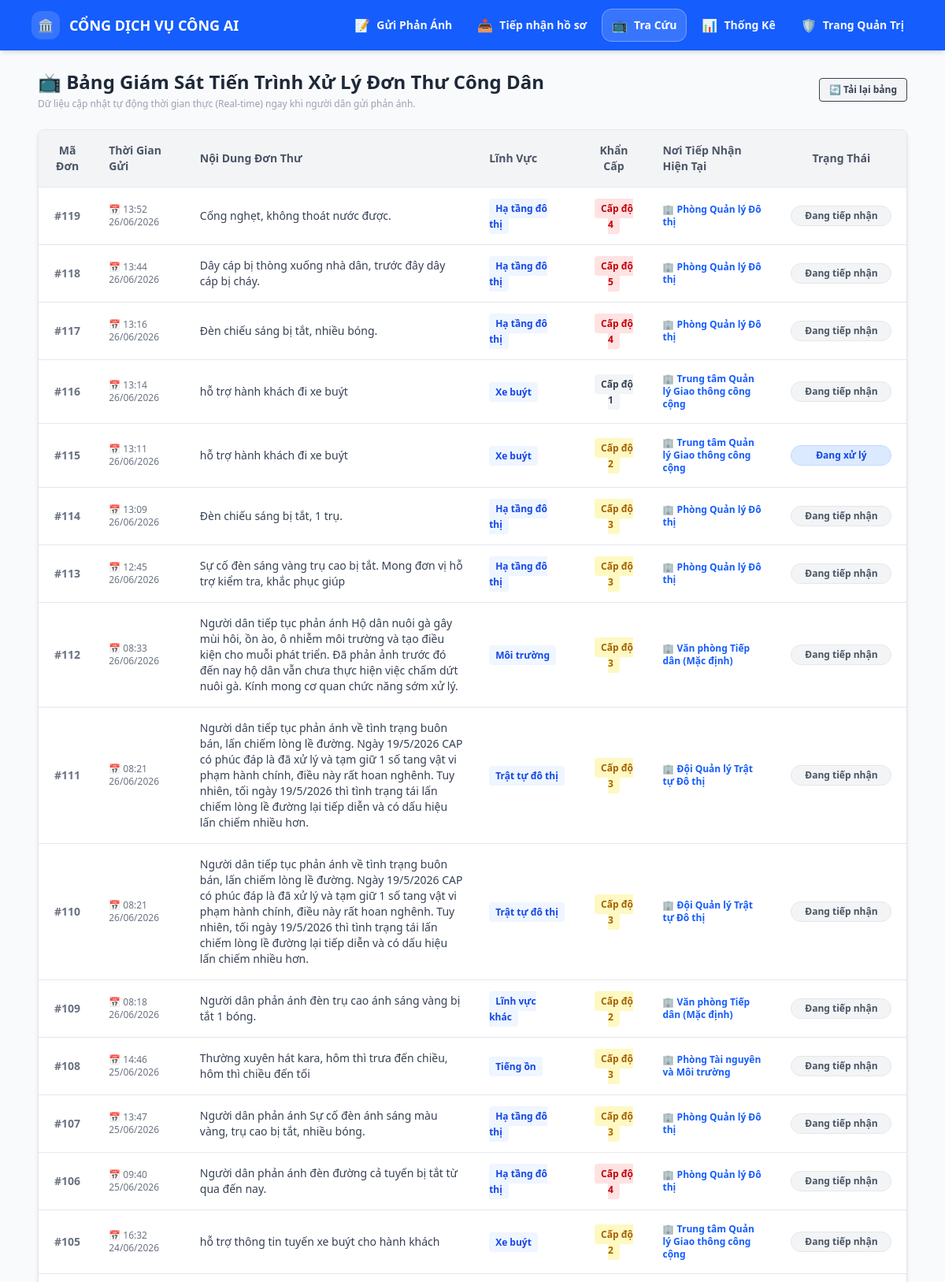
The page /monitor (upper part) on the database its author committed.
### tables this page shows
CREATE TABLE phan_anh (
                        id INTEGER PRIMARY KEY AUTOINCREMENT,
                        noi_dung TEXT,
                        file_dinh_kem TEXT,
                        dia_chi TEXT,
                        ten_nguoi_gui TEXT,
                        sdt TEXT,
                        linh_vuc TEXT,
                        tu_khoa TEXT,
                        sac_thai TEXT,
                        do_khan_cap INTEGER,
                        phong_ban_id INTEGER,
                        trang_thai TEXT,
                        ngay_gui TEXT,
                        trang_thai_duyet TEXT DEFAULT 'Cho_tiep_nhan', ly_do_xoa TEXT, giai_thich_xoa TEXT, ngay_xoa TEXT, lat REAL, lng REAL);

CREATE TABLE config_phong_ban (
                        id INTEGER PRIMARY KEY AUTOINCREMENT,
                        ten_phong TEXT,
                        linh_vuc_phu_trach TEXT UNIQUE);

### app.py (the view)
@app.route('/monitor')
def page_monitor():
    conn = sqlite3.connect(DB_FILE)
    cursor = conn.cursor()
    cursor.execute("""
        SELECT pa.id, pa.noi_dung, pa.file_dinh_kem, pa.dia_chi, pa.ten_nguoi_gui, pa.sdt,
               pa.linh_vuc, pa.sac_thai, pa.do_khan_cap, pa.trang_thai, pa.phong_ban_id,
               pa.ngay_gui, pb.ten_phong, pa.ly_do_xoa, pa.giai_thich_xoa
        FROM phan_anh pa
        LEFT JOIN config_phong_ban pb ON pa.phong_ban_id = pb.id
        WHERE trang_thai_duyet != 'Cho_tiep_nhan'
        ORDER BY pa.id DESC
    """)
    list_phan_anh = cursor.fetchall()
    conn.close()
    return render_template('monitor.html', list_phan_anh=list_phan_anh)

### templates/monitor.html (shortened to what this page needs)
{% extends "layout.html" %}
{% block content %}
<div class="flex justify-between items-center mb-6">
    <div>
        <h2 class="text-2xl font-bold text-gray-800">📺 Bảng Giám Sát Tiến Trình Xử Lý Đơn Thư Công Dân</h2>
        <p class="text-xs text-gray-400 mt-1">Dữ liệu cập nhật tự động thời gian thực (Real-time) ngay khi người dân gửi
            phản ánh.</p>
    </div>
    <button onclick="window.location.reload()"
        class="bg-gray-100 hover:bg-gray-200 text-gray-700 font-semibold py-1.5 px-3 rounded text-xs transition border">
        🔄 Tải lại bảng
    </button>
</div>
<div class="bg-white rounded-lg shadow-md overflow-hidden border border-gray-200">
    <table class="w-full text-left border-collapse">
        <thead>
            <tr class="bg-gray-100 border-b border-gray-200 text-gray-600 font-medium text-sm">
                <th class="p-4 text-center">Mã Đơn</th>
                <th class="p-4">Thời Gian Gửi</th>
                <th class="p-4 w-1/3">Nội Dung Đơn Thư</th>
                <th class="p-4">Lĩnh Vực</th>
                <th class="p-4 text-center">Khẩn Cấp</th>
                <th class="p-4">Nơi Tiếp Nhận Hiện Tại</th>
                <th class="p-4 text-center">Trạng Thái</th>
            </tr>
        </thead>
        <tbody id="live-table-body" class="divide-y divide-gray-200">
            {% for row in list_phan_anh %}
            <tr class="hover:bg-gray-50 text-sm transition-all duration-300">
                <td class="p-4 font-bold text-gray-500 text-center">#{{ row[0] }}</td>
                <td class="p-4 text-xs text-gray-500 font-medium">📅 {{ row[11] }}</td>
                <td class="p-4 text-gray-700 font-medium max-w-xs">{{ row[1] }}</td>
                <td class="p-4">
                    <span class="bg-blue-50 text-blue-700 px-2 py-1 rounded text-xs font-semibold">{{ row[6] }}</span>
                </td>
                <td class="p-4 text-center">
                    <span class="px-2 py-1 rounded text-xs font-bold
                {% if row[8] and row[8] >= 4 %} bg-red-100 text-red-700
                {% elif row[8] and row[8] >= 2 %} bg-yellow-100 text-yellow-700
                {% else %} bg-gray-100 text-gray-700 {% endif %}">
                        Cấp độ {{ row[8] }}
                    </span>
                </td>
                <td class="p-4 text-gray-700 font-semibold text-xs">
                    <span class="text-blue-600">🏢 {{ row[12] if row[12] else "Văn phòng Tiếp dân" }}</span>
                </td>
                <td class="p-4 text-center">
                    {% set status = row[9] | trim if row[9] else "Đang tiếp nhận" %}
                    <span class="px-3 py-1 rounded-full text-xs font-bold inline-block w-32 text-center transition-all duration-300
                     {% if status == 'Chờ xử lý' %}
                    bg-amber-100 text-amber-700 border border-amber-200
                     {% elif status == 'Đang xử lý' %}
                    bg-blue-100 text-blue-700 border border-blue-200
                     {% elif status == 'Đã hoàn thành' %}
                    bg-emerald-100 text-emerald-700 border border-emerald-200
                     {% elif row|length > 13 and row[13] %}
                    bg-red-100 text-red-700 border border-red-200
                    {% else %}
                     bg-gray-100 text-gray-600 border border-gray-200
                    {% endif %}">
                        {{ status }}
                    </span>
                </td>
            </tr>
            {% endfor %}
        </tbody>
    </table>
</div>
{% endblock %}

### rows shown on the page
phan_anh: id "119", ngay_gui "13:52 26/06/2026", noi_dung "Cống nghẹt, không thoát nước được.", linh_vuc "Hạ tầng đô thị", do_khan_cap "4", ten_phong "Phòng Quản lý Đô thị", status "Đang tiếp nhận"
phan_anh: id "118", ngay_gui "13:44 26/06/2026", noi_dung "Dây cáp bị thòng xuống nhà dân, trước đây dây cáp bị cháy.", linh_vuc "Hạ tầng đô thị", do_khan_cap "5", ten_phong "Phòng Quản lý Đô thị", status "Đang tiếp nhận"
phan_anh: id "117", ngay_gui "13:16 26/06/2026", noi_dung "Đèn chiếu sáng bị tắt, nhiều bóng.", linh_vuc "Hạ tầng đô thị", do_khan_cap "4", ten_phong "Phòng Quản lý Đô thị", status "Đang tiếp nhận"
phan_anh: id "116", ngay_gui "13:14 26/06/2026", noi_dung "hỗ trợ hành khách đi xe buýt", linh_vuc "Xe buýt", do_khan_cap "1", ten_phong "Trung tâm Quản lý Giao thông công cộng", status "Đang tiếp nhận"
phan_anh: id "115", ngay_gui "13:11 26/06/2026", noi_dung "hỗ trợ hành khách đi xe buýt", linh_vuc "Xe buýt", do_khan_cap "2", ten_phong "Trung tâm Quản lý Giao thông công cộng", trang_thai "Đang xử lý"
phan_anh: id "114", ngay_gui "13:09 26/06/2026", noi_dung "Đèn chiếu sáng bị tắt, 1 trụ.", linh_vuc "Hạ tầng đô thị", do_khan_cap "3", ten_phong "Phòng Quản lý Đô thị", status "Đang tiếp nhận"
phan_anh: id "113", ngay_gui "12:45 26/06/2026", noi_dung "Sự cố đèn sáng vàng trụ cao bị tắt. Mong đơn vị hỗ trợ kiểm tra, khắc phục giúp", linh_vuc "Hạ tầng đô thị", do_khan_cap "3", ten_phong "Phòng Quản lý Đô thị", status "Đang tiếp nhận"
phan_anh: id "112", ngay_gui "08:33 26/06/2026", noi_dung "Người dân tiếp tục phản ánh Hộ dân nuôi gà gây mùi hôi, ồn ào, ô nhiễm môi trường và tạo điều kiện cho muỗi phát triển. Đã phản ảnh trước đó đến nay hộ dân vẫn chưa thực hiện việc chấm dứt nuôi gà. Kính mong cơ quan chức năng sớm xử lý.", linh_vuc "Môi trường", do_khan_cap "3", ten_phong "Văn phòng Tiếp dân (Mặc định)", status "Đang tiếp nhận"
phan_anh: id "111", ngay_gui "08:21 26/06/2026", noi_dung "Người dân tiếp tục phản ánh về tình trạng buôn bán, lấn chiếm lòng lề đường. Ngày 19/5/2026 CAP có phúc đáp là đã xử lý và tạm giữ 1 số tang vật vi phạm hành chính, điều này rất hoan nghênh. Tuy nhiên, tối ngày 19/5/2026 thì tình trạng tái lấn chiếm lòng lề đường lại tiếp diễn và có dấu hiệu lấn chiếm nhiều hơn.", linh_vuc "Trật tự đô thị", do_khan_cap "3", ten_phong "Đội Quản lý Trật tự Đô thị", status "Đang tiếp nhận"
phan_anh: id "110", ngay_gui "08:21 26/06/2026", noi_dung "Người dân tiếp tục phản ánh về tình trạng buôn bán, lấn chiếm lòng lề đường. Ngày 19/5/2026 CAP có phúc đáp là đã xử lý và tạm giữ 1 số tang vật vi phạm hành chính, điều này rất hoan nghênh. Tuy nhiên, tối ngày 19/5/2026 thì tình trạng tái lấn chiếm lòng lề đường lại tiếp diễn và có dấu hiệu lấn chiếm nhiều hơn.", linh_vuc "Trật tự đô thị", do_khan_cap "3", ten_phong "Đội Quản lý Trật tự Đô thị", status "Đang tiếp nhận"
phan_anh: id "109", ngay_gui "08:18 26/06/2026", noi_dung "Người dân phản ánh đèn trụ cao ánh sáng vàng bị tắt 1 bóng.", linh_vuc "Lĩnh vực khác", do_khan_cap "2", ten_phong "Văn phòng Tiếp dân (Mặc định)", status "Đang tiếp nhận"
phan_anh: id "108", ngay_gui "14:46 25/06/2026", noi_dung "Thường xuyên hát kara, hôm thì trưa đến chiều, hôm thì chiều đến tối", linh_vuc "Tiếng ồn", do_khan_cap "3", ten_phong "Phòng Tài nguyên và Môi trường", status "Đang tiếp nhận"
phan_anh: id "107", ngay_gui "13:47 25/06/2026", noi_dung "Người dân phản ánh Sự cố đèn ánh sáng màu vàng, trụ cao bị tắt, nhiều bóng.", linh_vuc "Hạ tầng đô thị", do_khan_cap "3", ten_phong "Phòng Quản lý Đô thị", status "Đang tiếp nhận"
phan_anh: id "106", ngay_gui "09:40 25/06/2026", noi_dung "Người dân phản ánh đèn đường cả tuyến bị tắt từ qua đến nay.", linh_vuc "Hạ tầng đô thị", do_khan_cap "4", ten_phong "Phòng Quản lý Đô thị", status "Đang tiếp nhận"
phan_anh: id "105", ngay_gui "16:32 24/06/2026", noi_dung "hỗ trợ thông tin tuyến xe buýt cho hành khách", linh_vuc "Xe buýt", do_khan_cap "2", ten_phong "Trung tâm Quản lý Giao thông công cộng", status "Đang tiếp nhận"
